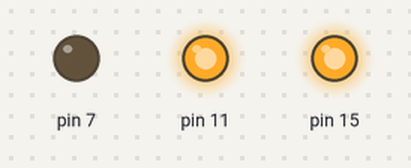
Simulated run of this program. Board: Raspberry Pi (header pin numbers). On the bench: output pins drawn as LEDs (lit = HIGH). At 5.0 s the program stops and its outputs stay as they are.

Above: at 0.1 s.
At 2.6 s:
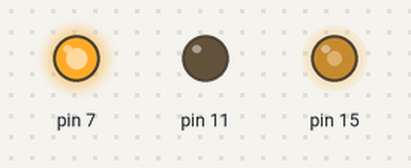
At 5.1 s:
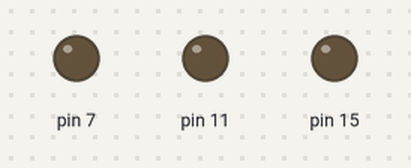
Timing chart, 0 to 6.5 s (numbered marks = the images above):
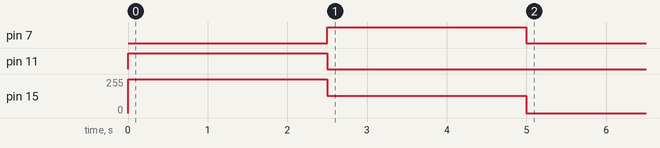

The program:

main.py
```python
from motor import motor
import time
import sys

def main():

    motor1 = motor(7, 11, 15)

    if len(sys.argv) > 2 and sys.argv[1] == 's':
        motor1.stop()
        print("Motor Stopped")

	return 0


    motor1.backward()

    time.sleep(2.5)

    motor1.speed(50)
    motor1.forward()

    time.sleep(2.5)

    motor1.stop()

if __name__ == '__main__':
    main()
```

motor.py
```python
import RPi.GPIO as GPIO

class motor:

    def __init__(self, F, B, PWM):
        self.pinFwd = F
        self.pinBwd = B
        self.pinPWM = PWM

        GPIO.setmode(GPIO.BOARD)
        GPIO.setup(self.pinFwd, GPIO.OUT)
        GPIO.setup(self.pinBwd, GPIO.OUT)
        GPIO.setup(self.pinPWM, GPIO.OUT)

        self.PWM = GPIO.PWM(self.pinPWM, 1000)
        self.PWM.start(100)

    def __del__(self):
        GPIO.cleanup()

    def forward(self):
        GPIO.output(self.pinFwd, GPIO.HIGH)
        GPIO.output(self.pinBwd, GPIO.LOW)

    def backward(self):
        GPIO.output(self.pinFwd, GPIO.LOW)
        GPIO.output(self.pinBwd, GPIO.HIGH)

    def stop(self):
        GPIO.output(self.pinFwd, GPIO.LOW)
        GPIO.output(self.pinBwd, GPIO.LOW)

    def speed(self, val):
        self.PWM.ChangeDutyCycle(val)
```

Measured:
- by itself, pin 7: LOW → HIGH at 2.5 s, → LOW 2.5 s later
- by itself, pin 11: LOW → HIGH at 0.00 s, → LOW 2.5 s later
- by itself, pin 15: 0/255 → 255/255 at 0.00 s, → 128/255 2.5 s later, → 0/255 2.5 s later
